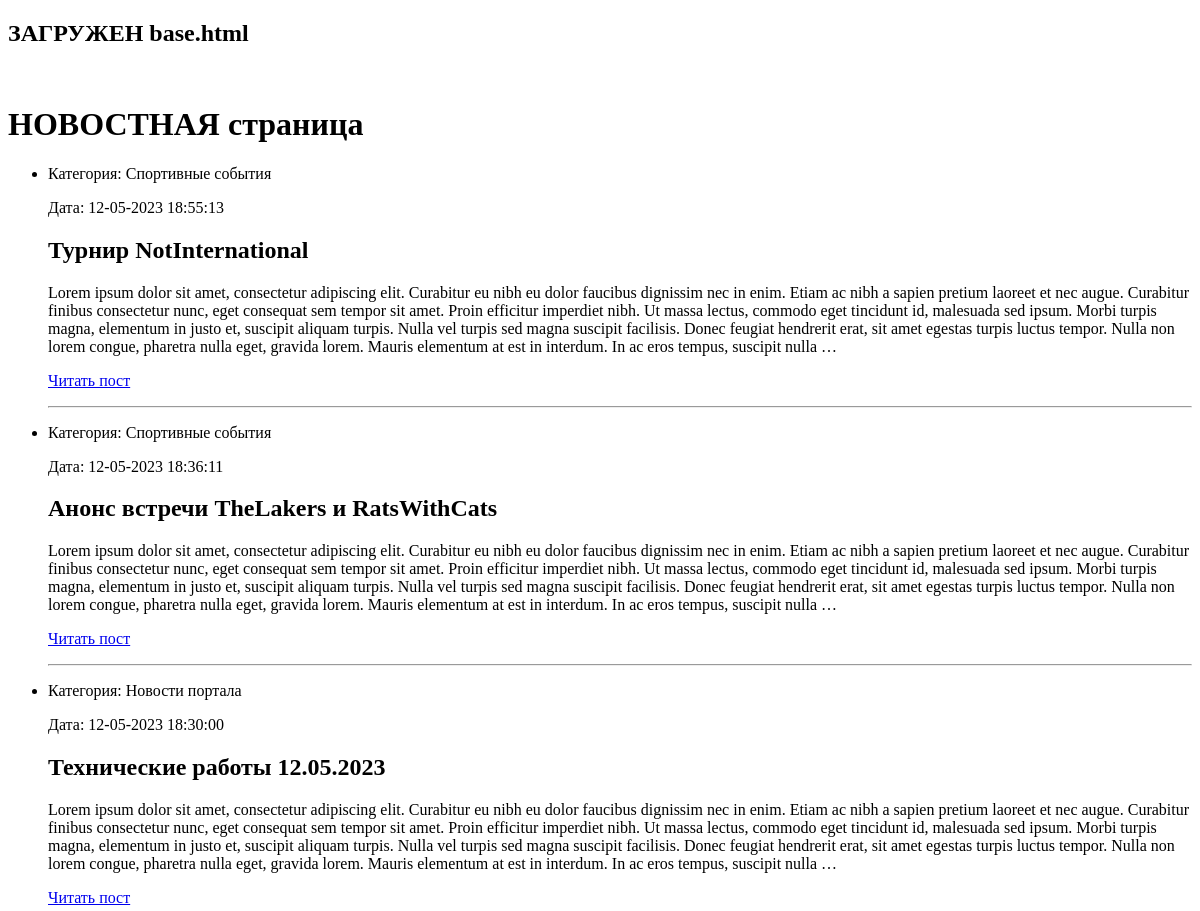
Before: /news/ (upper part) with the older database file.
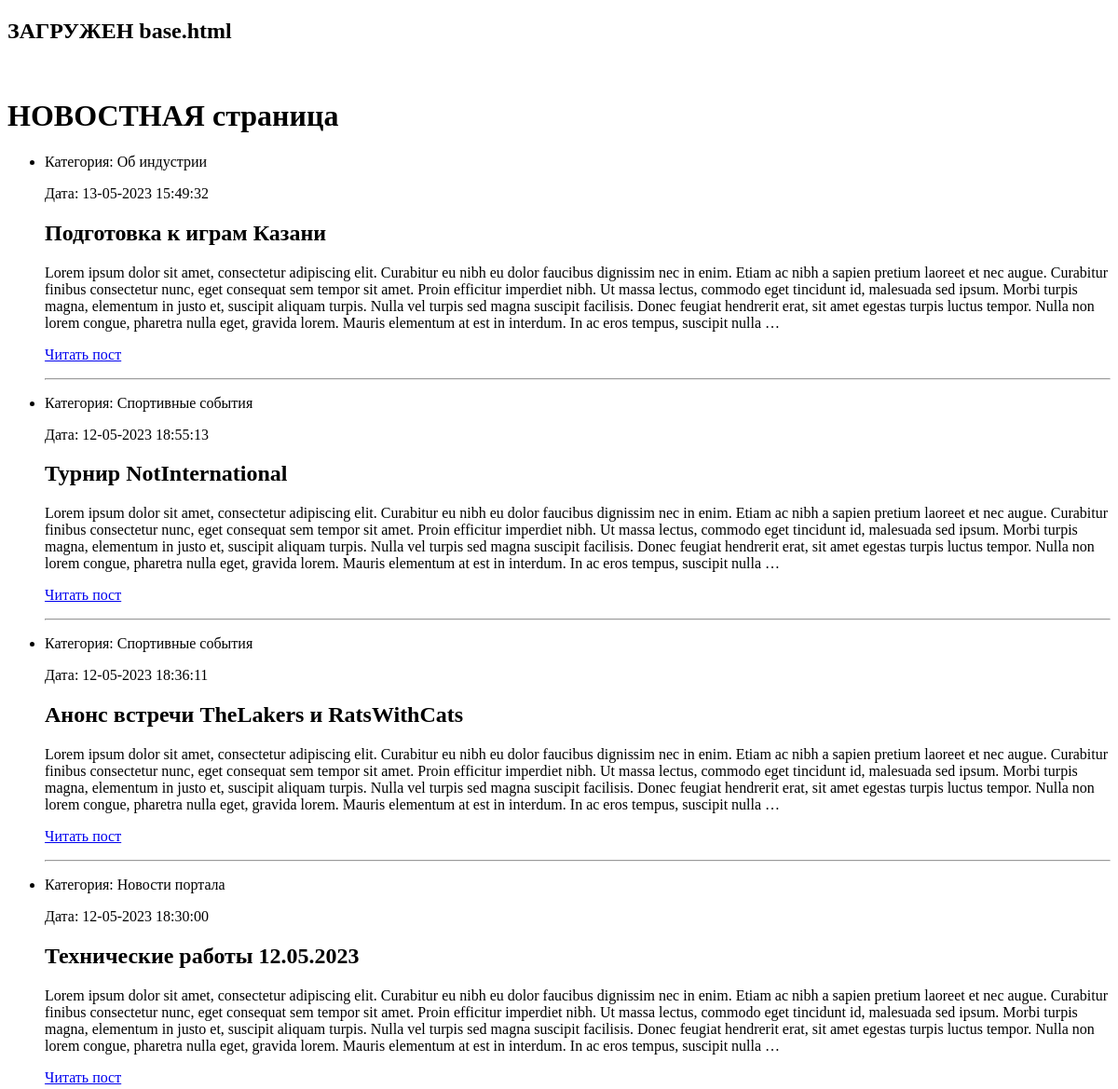
After: the same page with the newer database file.
### newsblock/models.py (models this page shows, shortened)
class News(models.Model):
    title = models.CharField(max_length=60, verbose_name = 'Заголовок')
    slug = models.SlugField(max_length=255, unique=True, db_index=True, verbose_name='URL')
    news_categories_id = models.ForeignKey('News_Category', on_delete=models.PROTECT, null=True, verbose_name = 'Категория')
    time_created = models.DateTimeField(auto_now_add=True, verbose_name = 'Дата публикации')
    content = models.TextField(max_length=15000, verbose_name = 'Текст новости')
    image = models.ImageField(upload_to='photos', blank=True, verbose_name = 'Фотография')
    is_visible = models.BooleanField(default=True, verbose_name='Отображение')
    def get_absolute_url(self):
        return reverse('post', kwargs={'post_slug': self.slug})
    class Meta:
        verbose_name = 'Новость'
        verbose_name_plural = 'Новости'
        ordering = ['-time_created', 'title']

class News_Category(models.Model):
    name = models.CharField(max_length=25, verbose_name = 'Категория')
    discription = models.TextField(max_length=100, verbose_name='Описание категории')
    def __str__(self):
        return self.name
    class Meta:
        verbose_name = 'Категория новостей'
        verbose_name_plural = 'Категории новостей'
        ordering = ['name']

### newsblock/views.py (the view)
# urls.py: path('news/', news, name = 'newspage'),
def news(request):
    posts = News.objects.filter(is_visible="True")
    context = {
        'posts': posts,
        'title': 'Новости',
    }
    return render(request, 'newsblock/news.html', context=context);

### newsblock/templates/newsblock/news.html (shortened to what this page needs)
{% extends 'newsblock/base.html' %}
{% block content %}
<br>
<h1>НОВОСТНАЯ страница</h1>
<ul>
{% for p in posts %}
    <li>
        <div>
            <p>Категория: {{p.news_categories_id}}</p>
            <p>Дата: {{p.time_created|date:"d-m-Y H:i:s"}}</p>
        </div>
        <h2>{{p.title}}</h2>
        {{p.content|truncatewords:100}}
        <p ><a href="{{ p.get_absolute_url }}">Читать пост</a></p>
        <hr>
    </li>
{% endfor %}
</ul>
{% endblock %}

Changed rows visible on the page:
added News: news_categories_id "Об индустрии", time_created "13-05-2023 15:49:32", title "Подготовка к играм Казани", content "Lorem ipsum dolor sit amet, consectetur adipiscing elit. Curabitur eu nibh eu dolor faucibus dignissim nec in enim. Etiam ac nibh a sapien pretium laoreet et nec augue. Curabitur finibus consectetur nunc, eget consequat sem tempor sit amet. Proin efficitur imperdiet nibh. Ut massa lectus, commodo eget tincidunt id, malesuada sed ipsum. Morbi turpis magna, elementum in justo et, suscipit aliquam turpis. Nulla vel turpis sed magna suscipit facilisis. Donec feugiat hendrerit erat, sit amet egestas turpis luctus tempor. Nulla non lorem congue, pharetra nulla eget, gravida lorem. Mauris elementum at est in interdum. In ac eros tempus, suscipit nulla …"
